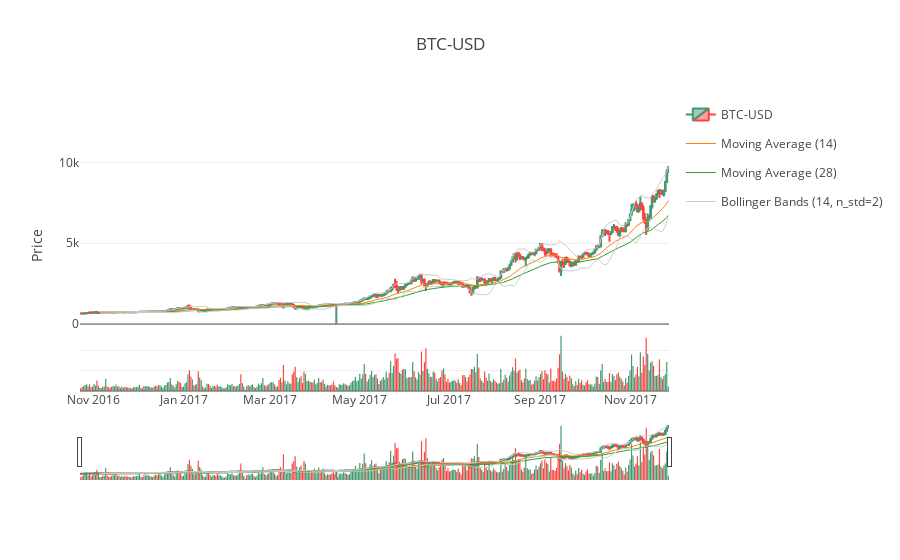

The code cell stored with this chart in its notebook:
### Code cell
plotly.offline.iplot(fig)

### Figure 1 — Plotly figure (JSON) as saved in the notebook; plotly's stock layout.template omitted (floating-point values rounded to 4 significant figures; data arrays with more than 128 entries replaced by an {"elided": "..."} marker saying what was removed)
{"data": [{"close": {"elided": "402 float values"}, "decreasing": {"line": {"color": "#fc433e"}}, "high": {"elided": "402 float values"}, "increasing": {"line": {"color": "#419871"}}, "low": {"elided": "402 float values"}, "name": "BTC-USD", "open": {"elided": "402 float values"}, "type": "candlestick", "x": {"elided": "402 str values"}, "yaxis": "y2"}, {"line": {"width": 1}, "mode": "lines", "name": "Moving Average (14)", "type": "scatter", "x": {"elided": "389 str values"}, "y": {"elided": "389 float values"}, "yaxis": "y2"}, {"line": {"width": 1}, "mode": "lines", "name": "Moving Average (28)", "type": "scatter", "x": {"elided": "375 str values"}, "y": {"elided": "375 float values"}, "yaxis": "y2"}, {"hoverinfo": "none", "legendgroup": "Bollinger Bands (14, n_std=2)", "line": {"width": 1}, "marker": {"color": "#ccc"}, "name": "Bollinger Bands (14, n_std=2)", "type": "scatter", "x": {"elided": "389 str values"}, "y": {"elided": "389 float values"}, "yaxis": "y2"}, {"hoverinfo": "none", "legendgroup": "Bollinger Bands (14, n_std=2)", "line": {"width": 1}, "marker": {"color": "#ccc"}, "name": "Bollinger Bands (14, n_std=2)", "showlegend": false, "type": "scatter", "x": {"elided": "389 str values"}, "y": {"elided": "389 float values"}, "yaxis": "y2"}, {"marker": {"color": {"elided": "402 str values"}}, "name": "Volume", "showlegend": false, "type": "bar", "x": {"elided": "402 str values"}, "y": {"elided": "402 float values"}, "yaxis": "y"}], "layout": {"title": "BTC-USD", "yaxis": {"domain": [0, 0.2], "showticklabels": false}, "yaxis2": {"domain": [0.2, 0.8], "title": "Price"}}}
